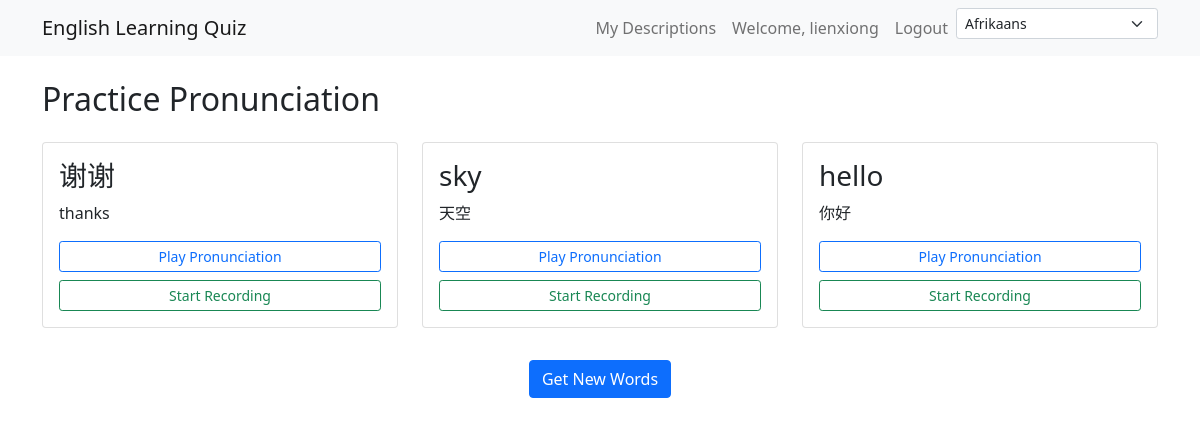
Screenshot of /quiz/practice-pronunciation/ (signed in) with the database file from the repository.
### quiz/models.py (models this page shows, shortened)
class Word(models.Model):
    LANGUAGE_CHOICES = [
        ('en', '英文'),
        ('zh', '中文'),
    ]
    word = models.CharField(max_length=100, verbose_name='词汇')
    language = models.CharField(max_length=2, choices=LANGUAGE_CHOICES, default='en', verbose_name='语言')
    meaning = models.CharField(max_length=255, verbose_name='含义')
    example = models.TextField(blank=True, verbose_name='例句')
    created_at = models.DateTimeField(auto_now_add=True, verbose_name='创建时间')
    updated_at = models.DateTimeField(auto_now=True, verbose_name='更新时间')
    class Meta:
        verbose_name = '词汇'
        verbose_name_plural = '词汇'
        ordering = ['language', 'word']
        unique_together = ['word', 'language']  # 同一语言下词汇不能重复

### quiz/views.py (the view)
# urls.py: path('practice-pronunciation/', views.practice_pronunciation, name='practice_pronunciation'),
def practice_pronunciation(request):
    words = Word.objects.all().order_by('?')[:3]  # Get 3 random words
    return render(request, 'quiz/practice_pronunciation.html', {
        'words': words
    })

### quiz/templates/quiz/practice_pronunciation.html (shortened to what this page needs)
{% extends 'quiz/base.html' %}
{% load i18n %}
{% block content %}
<div class="container">
    <h2 class="mb-4">{% trans "Practice Pronunciation" %}</h2>
    {% if words %}
    <div class="row">
        {% for word in words %}
        <div class="col-md-4 mb-3">
            <div class="card">
                <div class="card-body">
                    <h3 class="card-title">{{ word.word }}</h3>
                    <p class="card-text">{{ word.meaning }}</p>
                    <div class="d-grid gap-2">
                        <button class="btn btn-outline-primary btn-sm" onclick="speak('{{ word.word }}', '{{ word.language }}')">
                            {% trans "Play Pronunciation" %}
                        </button>
                        <button class="btn btn-outline-success btn-sm record-button" data-word="{{ word.word }}">
                            {% trans "Start Recording" %}
                        </button>
                    </div>
                </div>
            </div>
        </div>
        {% endfor %}
    </div>
    <div class="text-center mt-3">
        <a href="{% url 'quiz:practice_pronunciation' %}" class="btn btn-primary">
            {% trans "Get New Words" %}
        </a>
    </div>
    {% else %}
    <p>{% trans "No words available" %}</p>
    {% endif %}
</div>
{% endblock %}

### quiz/templates/quiz/base.html (shortened to what this page needs)
{% load i18n %}
<!DOCTYPE html>
<html lang="{{ LANGUAGE_CODE }}">
<head>
    <link href="https://cdn.jsdelivr.net/npm/bootstrap@5.1.3/dist/css/bootstrap.min.css" rel="stylesheet">
</head>
<body>
    <nav class="navbar navbar-expand-lg navbar-light bg-light">
        <div class="container">
            <a class="navbar-brand" href="{% url 'quiz:index' %}">{% trans "English Learning Quiz" %}</a>
            <div class="navbar-nav ms-auto">
                {% if user.is_authenticated %}
                    <a class="nav-item nav-link" href="{% url 'quiz:my_descriptions' %}">{% trans "My Descriptions" %}</a>
                    <span class="nav-item nav-link">{% trans "Welcome" %}, {{ user.username }}</span>
                    <a class="nav-item nav-link" href="{% url 'quiz:logout' %}">{% trans "Logout" %}</a>
                {% else %}
                    <a class="nav-item nav-link" href="{% url 'quiz:login' %}">{% trans "Login" %}</a>
                    <a class="nav-item nav-link" href="{% url 'quiz:register' %}">{% trans "Register" %}</a>
                {% endif %}
                <form action="/i18n/setlang/" method="post" class="d-inline">
                    <select name="language" onchange="this.form.submit()" class="form-select form-select-sm">
                        {% get_current_language as LANGUAGE_CODE %}
                        {% get_available_languages as LANGUAGES %}
                        {% for lang_code, lang_name in LANGUAGES %}
                            <option value="{{ lang_code }}" {% if lang_code == LANGUAGE_CODE %}selected{% endif %}>
                                {{ lang_name }}
                            </option>
                        {% endfor %}
                    </select>
                </form>
            </div>
        </div>
    </nav>
    <main class="py-4">
        {% block content %}
        {% endblock %}
    </main>
</body>
</html>

### rows the page displays
Word: word "谢谢", meaning "thanks"
Word: word "sky", meaning "天空"
Word: word "hello", meaning "你好"

### other values shown
{{ user.username }} "lienxiong"
form field language "Afrikaans"
